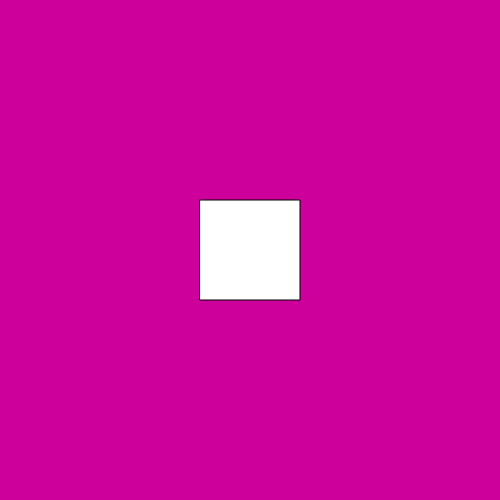
Frame 1 (no input)
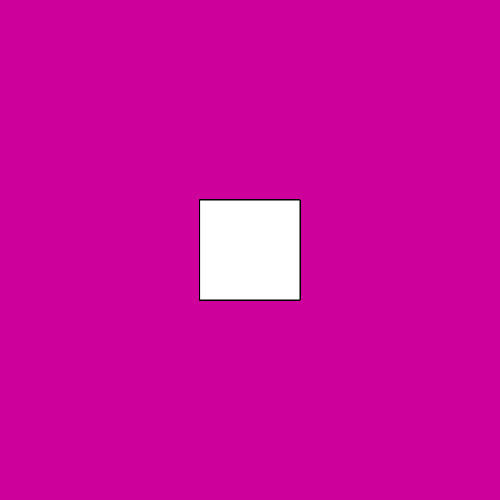
Frame 60 (no input)
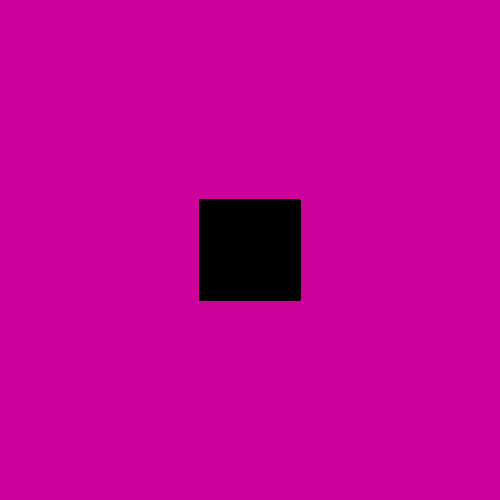
Frame 120 (the mouse pressed at the canvas centre since frame 60)

The p5.js sketch that drew these frames (run headless with seeded random() and noise() and a simulated clock; from frame 60 on, the mouse is pressed at the canvas centre):

// p5.js sketch
// ── sketch.js
function setup() {
  createCanvas(500, 500);
  background(205,0,155);
}

function draw() {
  
  boxCornerX = 200;
  boxCornerY = 200;
  
    rect(boxCornerX,boxCornerY,100,100);
    
    if (mouseX > 200 && mouseX < 300 && mouseY > 200 && mouseY < 300){
      fill(0);
    } else {
      fill(255);
    }
    
  
}
